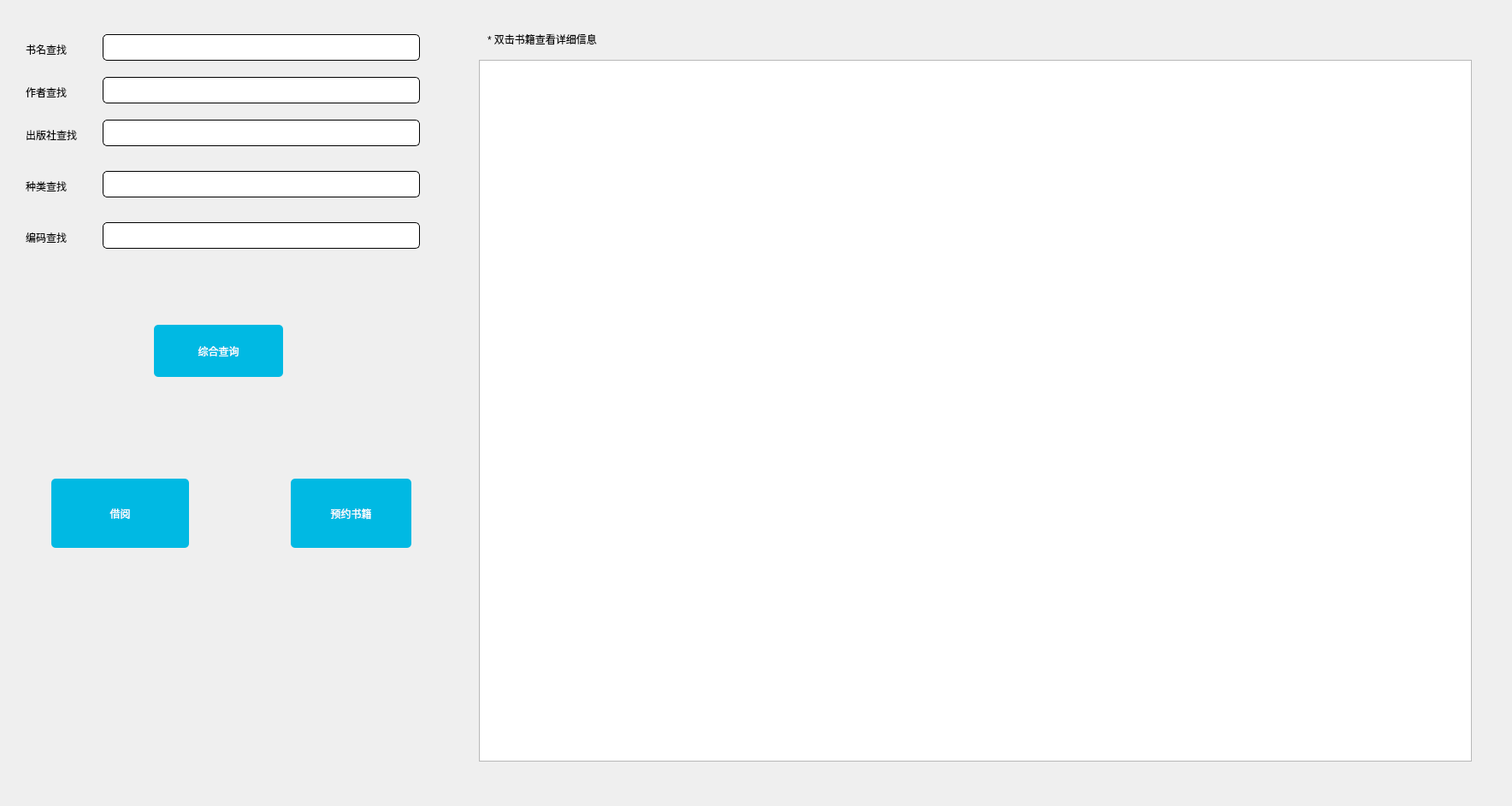
<?xml version="1.0" encoding="UTF-8"?>
<ui version="4.0">
 <class>FindBookWin</class>
 <widget class="QDialog" name="FindBookWin">
  <property name="geometry">
   <rect>
    <x>0</x>
    <y>0</y>
    <width>1768</width>
    <height>943</height>
   </rect>
  </property>
  <property name="windowTitle">
   <string>Dialog</string>
  </property>
  <widget class="QLineEdit" name="lineEdit">
   <property name="geometry">
    <rect>
     <x>120</x>
     <y>40</y>
     <width>371</width>
     <height>31</height>
    </rect>
   </property>
   <property name="styleSheet">
    <string notr="true">border-radius:5px;
border:1 solid black;
height:30px;
font: 75 12pt &quot;Microsoft JhengHei&quot;;</string>
   </property>
   <property name="text">
    <string/>
   </property>
  </widget>
  <widget class="QLabel" name="label">
   <property name="geometry">
    <rect>
     <x>30</x>
     <y>50</y>
     <width>72</width>
     <height>15</height>
    </rect>
   </property>
   <property name="text">
    <string>书名查找</string>
   </property>
  </widget>
  <widget class="QLabel" name="label_2">
   <property name="geometry">
    <rect>
     <x>30</x>
     <y>100</y>
     <width>72</width>
     <height>15</height>
    </rect>
   </property>
   <property name="text">
    <string>作者查找</string>
   </property>
  </widget>
  <widget class="QLabel" name="label_3">
   <property name="geometry">
    <rect>
     <x>30</x>
     <y>150</y>
     <width>91</width>
     <height>16</height>
    </rect>
   </property>
   <property name="text">
    <string>出版社查找</string>
   </property>
  </widget>
  <widget class="QLineEdit" name="lineEdit_2">
   <property name="geometry">
    <rect>
     <x>120</x>
     <y>90</y>
     <width>371</width>
     <height>31</height>
    </rect>
   </property>
   <property name="styleSheet">
    <string notr="true">border-radius:5px;

border:1 solid black;
height:20px;</string>
   </property>
  </widget>
  <widget class="QLineEdit" name="lineEdit_3">
   <property name="geometry">
    <rect>
     <x>120</x>
     <y>140</y>
     <width>371</width>
     <height>31</height>
    </rect>
   </property>
   <property name="styleSheet">
    <string notr="true">border-radius:5px;

border:1 solid black;
height:20px;</string>
   </property>
  </widget>
  <widget class="QLabel" name="label_4">
   <property name="geometry">
    <rect>
     <x>30</x>
     <y>210</y>
     <width>72</width>
     <height>15</height>
    </rect>
   </property>
   <property name="text">
    <string>种类查找</string>
   </property>
  </widget>
  <widget class="QLineEdit" name="lineEdit_4">
   <property name="geometry">
    <rect>
     <x>120</x>
     <y>200</y>
     <width>371</width>
     <height>31</height>
    </rect>
   </property>
   <property name="styleSheet">
    <string notr="true">border-radius:5px;

border:1 solid black;
height:20px;</string>
   </property>
  </widget>
  <widget class="QLabel" name="label_5">
   <property name="geometry">
    <rect>
     <x>30</x>
     <y>270</y>
     <width>72</width>
     <height>15</height>
    </rect>
   </property>
   <property name="text">
    <string>编码查找</string>
   </property>
  </widget>
  <widget class="QLineEdit" name="lineEdit_5">
   <property name="geometry">
    <rect>
     <x>120</x>
     <y>260</y>
     <width>371</width>
     <height>31</height>
    </rect>
   </property>
   <property name="styleSheet">
    <string notr="true">border-radius:5px;

border:1 solid black;
height:20px;</string>
   </property>
  </widget>
  <widget class="QTableWidget" name="tableWidget">
   <property name="geometry">
    <rect>
     <x>560</x>
     <y>70</y>
     <width>1161</width>
     <height>821</height>
    </rect>
   </property>
   <property name="styleSheet">
    <string notr="true"/>
   </property>
  </widget>
  <widget class="QPushButton" name="pushButton_6">
   <property name="geometry">
    <rect>
     <x>340</x>
     <y>560</y>
     <width>141</width>
     <height>81</height>
    </rect>
   </property>
   <property name="styleSheet">
    <string notr="true">color: rgb(255, 255, 255);
font: 12pt &quot;微软雅黑&quot;;
background-color: rgb(0, 185, 227);
border-radius:5px;
</string>
   </property>
   <property name="text">
    <string>预约书籍</string>
   </property>
  </widget>
  <widget class="QPushButton" name="pushButton_7">
   <property name="geometry">
    <rect>
     <x>60</x>
     <y>560</y>
     <width>161</width>
     <height>81</height>
    </rect>
   </property>
   <property name="styleSheet">
    <string notr="true">color: rgb(255, 255, 255);
font: 12pt &quot;微软雅黑&quot;;
background-color: rgb(0, 185, 227);
border-radius:5px;
</string>
   </property>
   <property name="text">
    <string>借阅</string>
   </property>
  </widget>
  <widget class="QPushButton" name="pushButton_8">
   <property name="geometry">
    <rect>
     <x>180</x>
     <y>380</y>
     <width>151</width>
     <height>61</height>
    </rect>
   </property>
   <property name="styleSheet">
    <string notr="true">color: rgb(255, 255, 255);
font: 12pt &quot;微软雅黑&quot;;
background-color: rgb(0, 185, 227);
border-radius:5px;
width:130px;
 height:70px;</string>
   </property>
   <property name="text">
    <string>综合查询</string>
   </property>
  </widget>
  <widget class="QLabel" name="label_6">
   <property name="geometry">
    <rect>
     <x>570</x>
     <y>30</y>
     <width>551</width>
     <height>31</height>
    </rect>
   </property>
   <property name="styleSheet">
    <string notr="true">font: 25 10pt &quot;微软雅黑 Light&quot;;</string>
   </property>
   <property name="text">
    <string>* 双击书籍查看详细信息</string>
   </property>
  </widget>
 </widget>
 <resources/>
 <connections/>
</ui>
